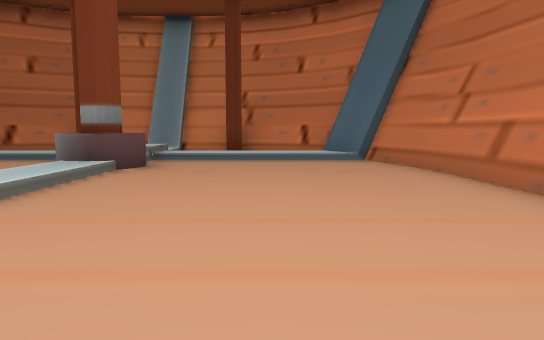
view 1 (above)

15 first-person views from a walk through a scene from a Unity 3-D project. The camera is 1.3 m above the floor, tilts 6° down and sees 70° across. The floor is counted in squares, 2 m on a side. Each view is taken from the middle of a square. On the plan, view 1 faces up. The plan holds only what a view shows up to about 11 squares ahead; the rest is blank. The place goes on beyond the plan. Some surface patterns are stand-ins.

view 2
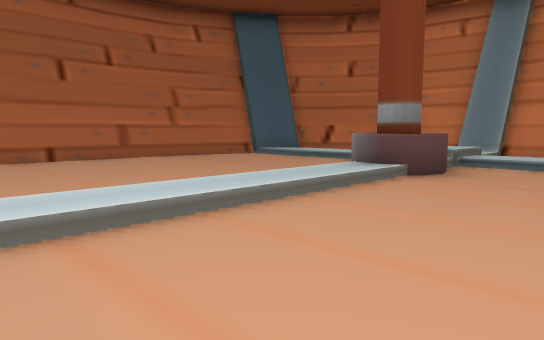

view 3
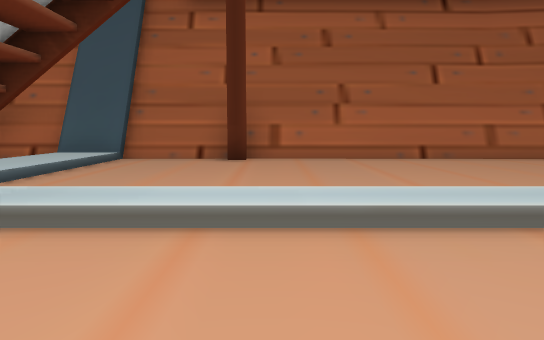

view 4
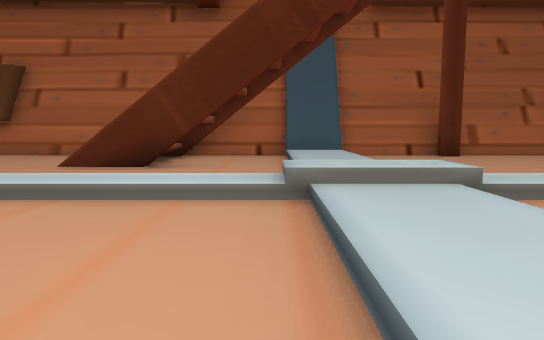

view 5
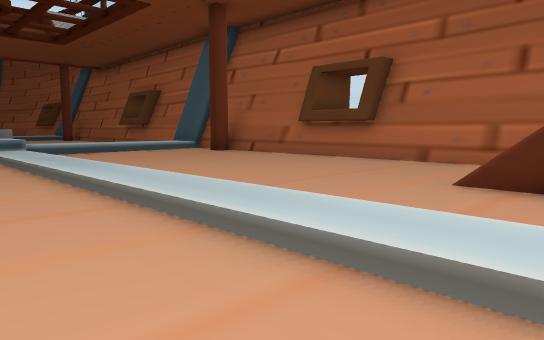

view 6
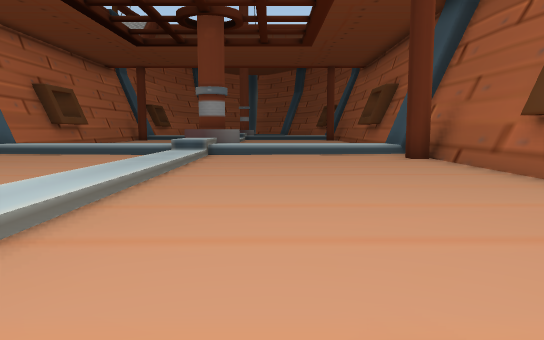

view 7
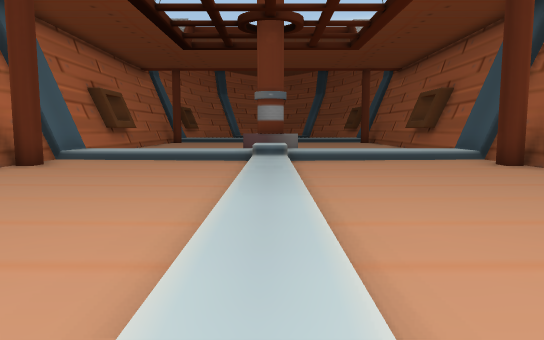

view 8
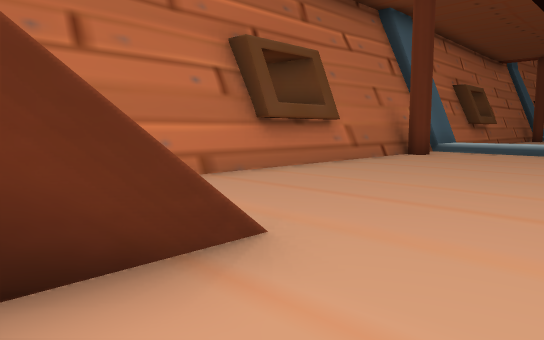

view 9
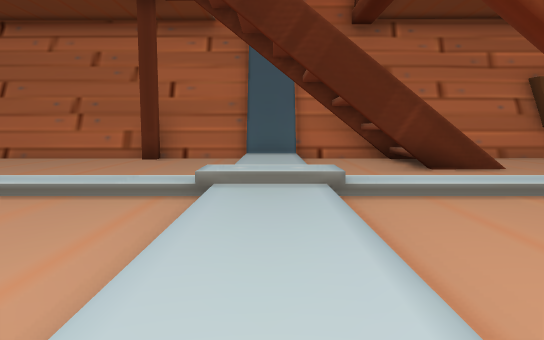

view 10
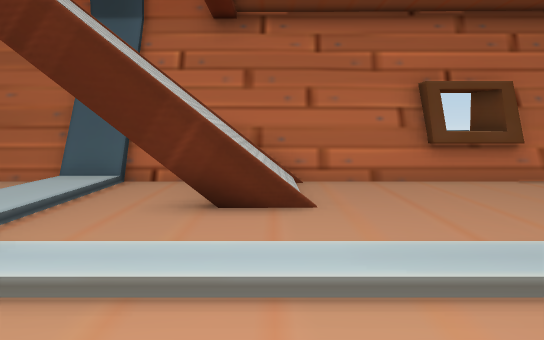

view 11
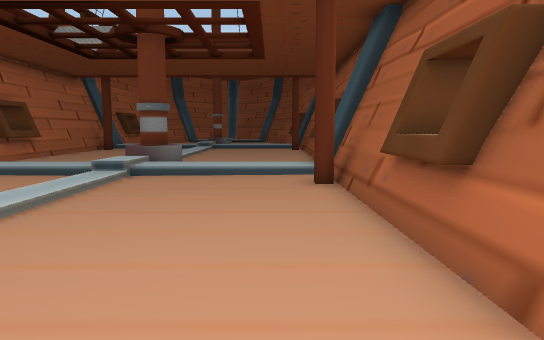

view 12
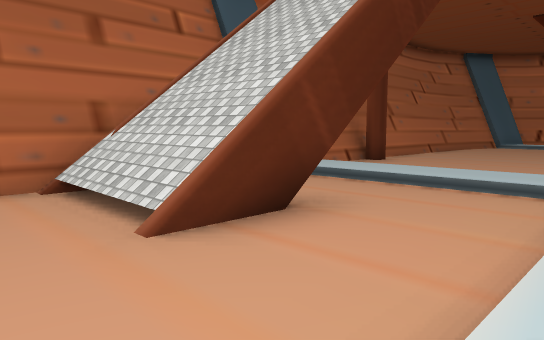

view 13
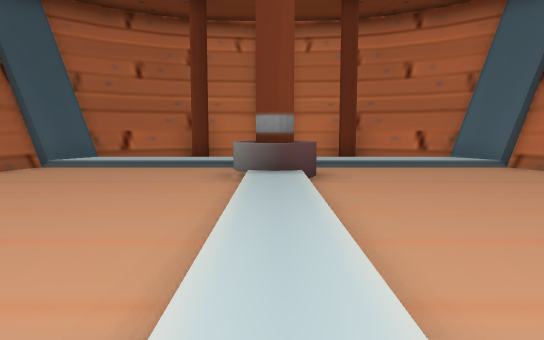

view 14
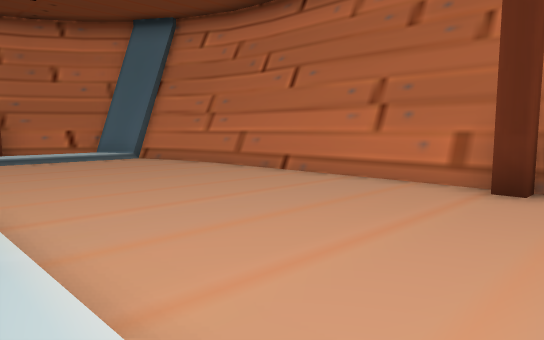

view 15
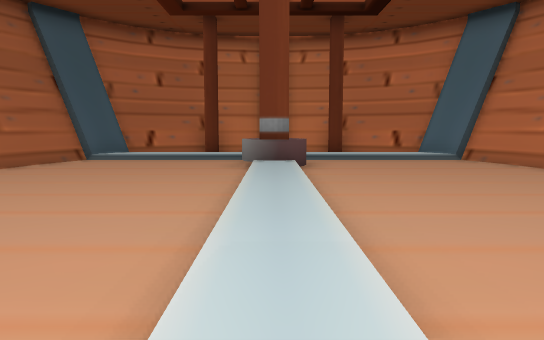

### Floor plan
Key: @ floor where view 1 was taken; # wall or solid block; . main floor; : floor 0.25 m higher than the main floor; + floor 0.5 m higher than the main floor; * floor 0.75 m higher than the main floor; / step, stairs or slope; ^ raised ledge.
Columns run from 9 left of view 1 to 3 right of it. Each row starts with its distance up from view 1.
 11   #########
 10  ##/  :  /##
  9  #////+////#
  8 ##/////////##
  7 #/....#.....#
  6 #.....^.....#
  5 #.....:.....#
  4 #.....:.....#
  3 #.....:.....#
  2 #.....:.....#
  1 #.....:.....#
  0 #.....:..@..#
 -1 #.....:.....#
 -2 #.....:.....#
 -3 #...../.....#
 -4 #:::::+:::::#
 -5 #...../.....#
 -6 # /#..:.../ #
 -7 #///..:..#//#
 -8 #///..:..///#
 -9 #.....:.....#
-10 #.....:.....#
-11 #.....:.....#
-12 #.....:.....#
-13 #.....:.....#
-14 #.....:.....#
-15 #.....:.....#
-16 #.....:.....#
-17 ##....:.....#
-18 #/////*/////#
-19 #/////*/////#

Positions as (right, up) in squares from view 1, and headings:
1: (0, 0), facing up
2: (0, 1), facing up-left
3: (0, 0), facing left
4: (1, -5), facing left
5: (-1, -7), facing down-left
6: (-5, -8), facing down
7: (-3, -8), facing down
8: (-2, -7), facing down-right
9: (-8, -4), facing right
10: (-6, -8), facing right
11: (-7, -8), facing down
12: (-3, -10), facing up-left
13: (-3, 0), facing up
14: (-3, -2), facing up-right
15: (-3, -2), facing up
